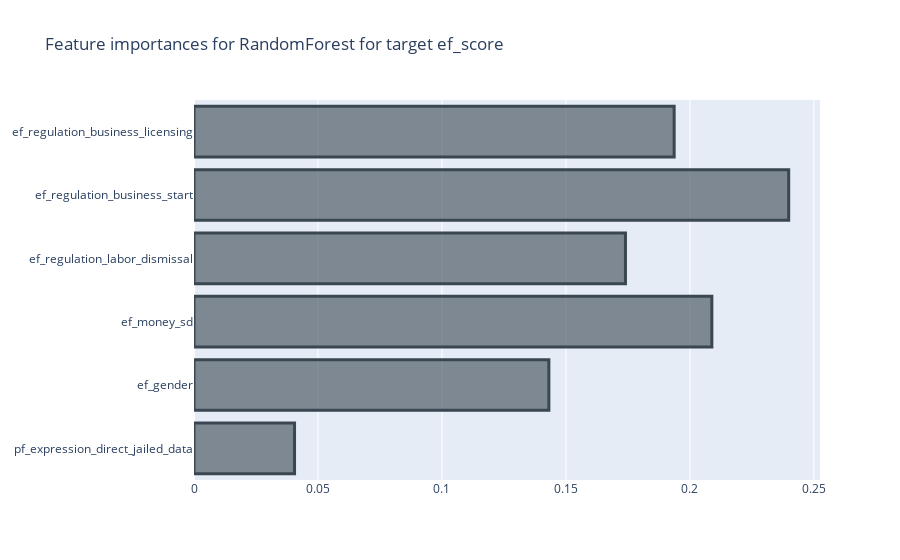
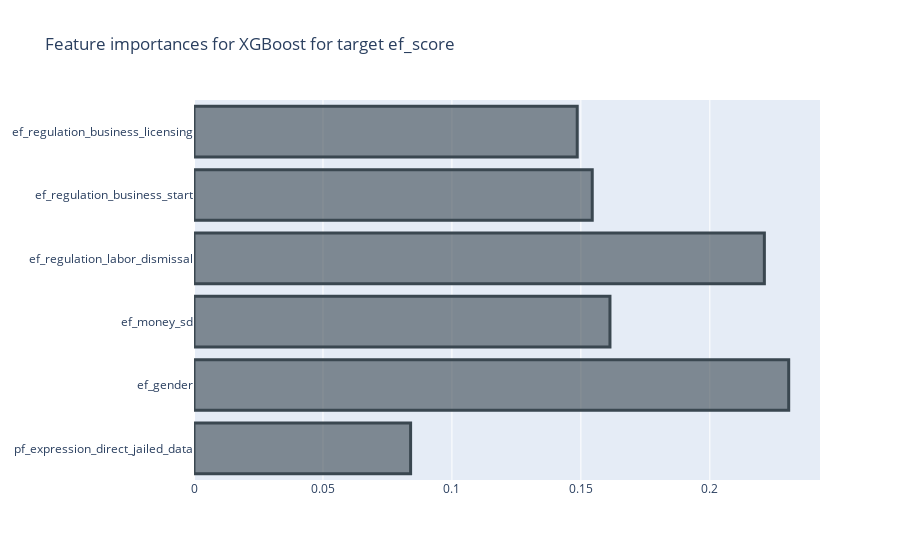
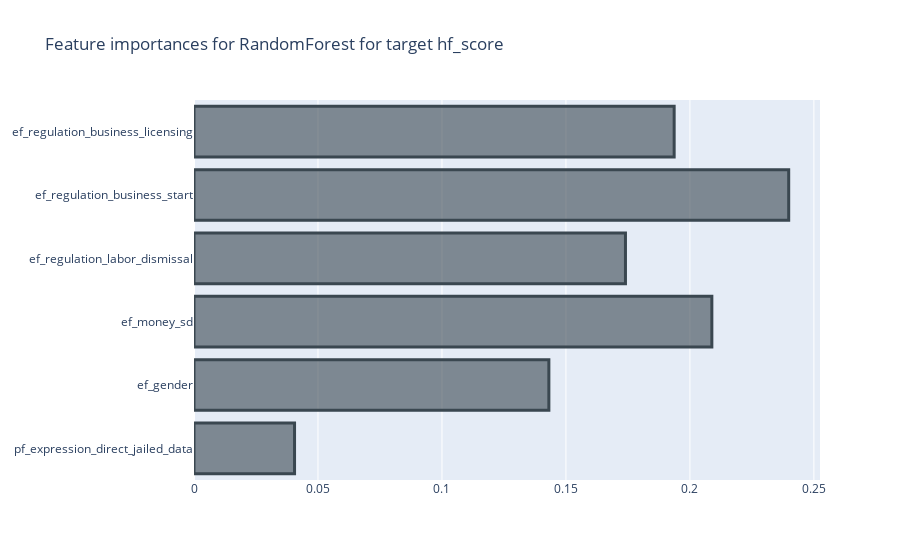
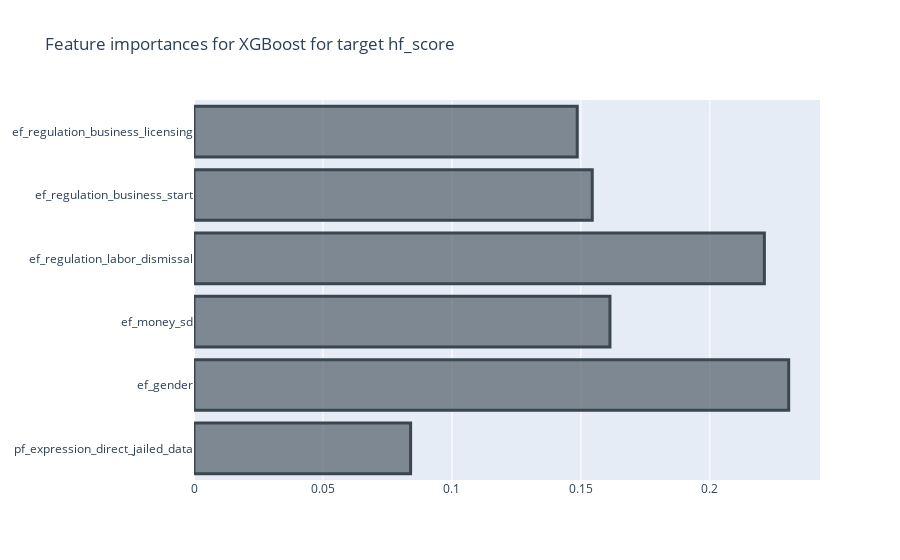

These figures' notebook cell, in order:
### Code cell
# With stratified sampling
best_models_rf_stratified, best_models_xgb_stratified = rf_xg_model(X_strat_train, X_strat_test, y_strat_train, y_strat_test, selected_features_dict_stratified, cv =skf)

### Figure 1 — Plotly figure (JSON) as saved in the notebook; plotly's stock layout.template omitted (floating-point values rounded to 4 significant figures)
{"data": [{"marker": {"color": "rgba(58, 71, 80, 0.6)", "line": {"color": "rgba(58, 71, 80, 1.0)", "width": 3}}, "orientation": "h", "type": "bar", "x": [0.04055, 0.1431, 0.2088, 0.174, 0.2398, 0.1936], "y": ["pf_expression_direct_jailed_data", "ef_gender", "ef_money_sd", "ef_regulation_labor_dismissal", "ef_regulation_business_start", "ef_regulation_business_licensing"]}], "layout": {"title": {"text": "Feature importances for RandomForest for target ef_score"}}}

### Figure 2 — Plotly figure (JSON) as saved in the notebook; plotly's stock layout.template omitted (floating-point values rounded to 4 significant figures)
{"data": [{"marker": {"color": "rgba(58, 71, 80, 0.6)", "line": {"color": "rgba(58, 71, 80, 1.0)", "width": 3}}, "orientation": "h", "type": "bar", "x": [0.08399, 0.2306, 0.1613, 0.2211, 0.1544, 0.1486], "y": ["pf_expression_direct_jailed_data", "ef_gender", "ef_money_sd", "ef_regulation_labor_dismissal", "ef_regulation_business_start", "ef_regulation_business_licensing"]}], "layout": {"title": {"text": "Feature importances for XGBoost for target ef_score"}}}

### Figure 3 — Plotly figure (JSON) as saved in the notebook; plotly's stock layout.template omitted (floating-point values rounded to 4 significant figures)
{"data": [{"marker": {"color": "rgba(58, 71, 80, 0.6)", "line": {"color": "rgba(58, 71, 80, 1.0)", "width": 3}}, "orientation": "h", "type": "bar", "x": [0.04055, 0.1431, 0.2088, 0.174, 0.2398, 0.1936], "y": ["pf_expression_direct_jailed_data", "ef_gender", "ef_money_sd", "ef_regulation_labor_dismissal", "ef_regulation_business_start", "ef_regulation_business_licensing"]}], "layout": {"title": {"text": "Feature importances for RandomForest for target hf_score"}}}

### Figure 4 — Plotly figure (JSON) as saved in the notebook; plotly's stock layout.template omitted (floating-point values rounded to 4 significant figures)
{"data": [{"marker": {"color": "rgba(58, 71, 80, 0.6)", "line": {"color": "rgba(58, 71, 80, 1.0)", "width": 3}}, "orientation": "h", "type": "bar", "x": [0.08399, 0.2306, 0.1613, 0.2211, 0.1544, 0.1486], "y": ["pf_expression_direct_jailed_data", "ef_gender", "ef_money_sd", "ef_regulation_labor_dismissal", "ef_regulation_business_start", "ef_regulation_business_licensing"]}], "layout": {"title": {"text": "Feature importances for XGBoost for target hf_score"}}}
